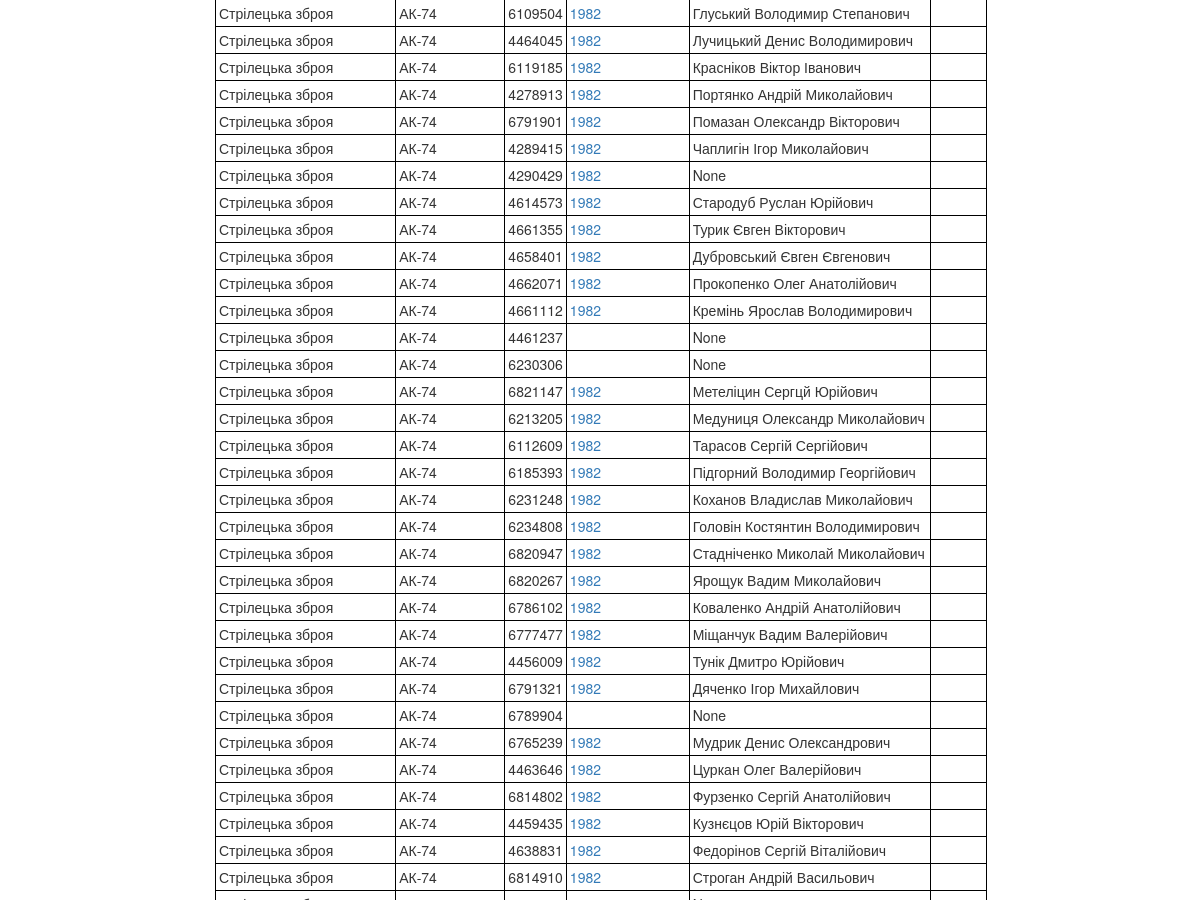
Page /index/weapons/ (middle part) on the earlier database version.
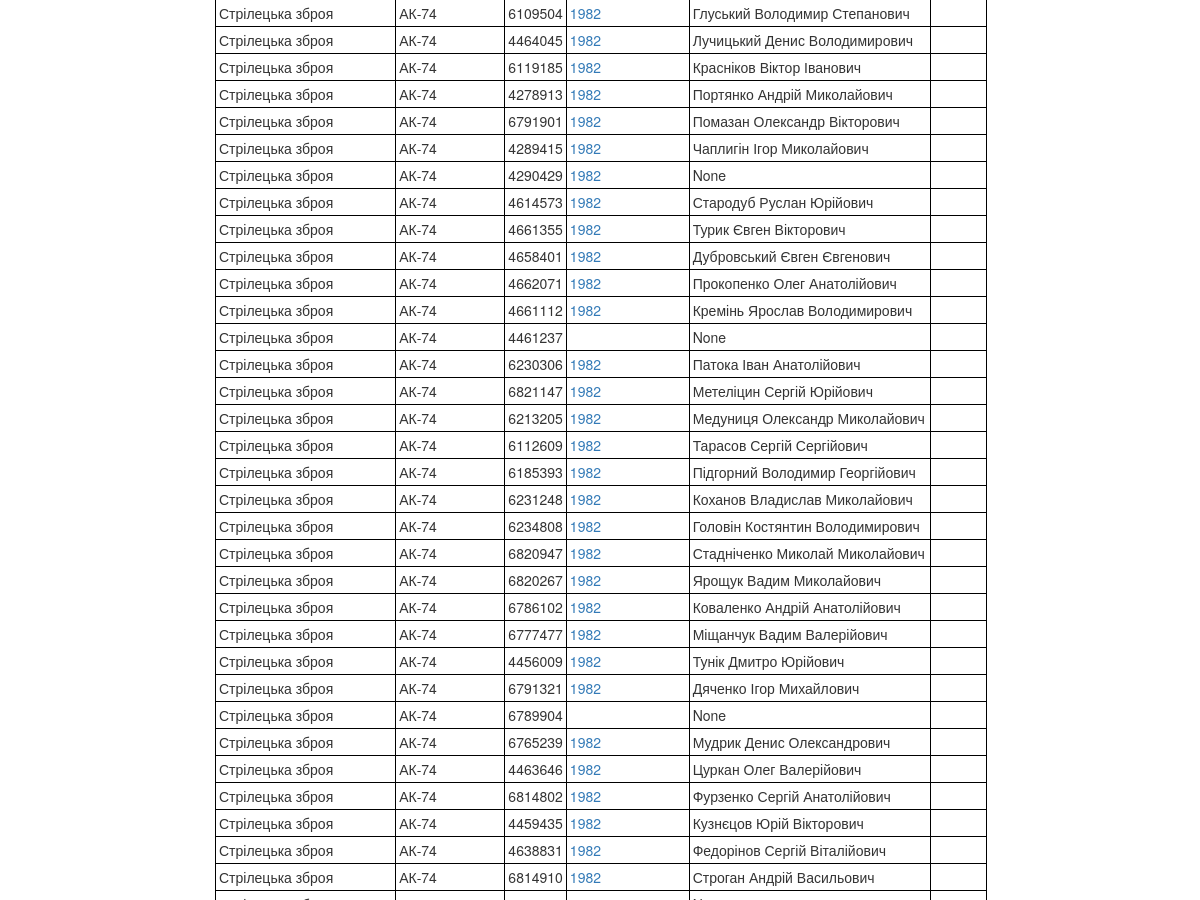
Same page on the later database version.
### evening/models.py (models this page shows, shortened)
class Weapons(models.Model):
    weapon_name = models.CharField(
        max_length=50, verbose_name='Наіменування зброї')
    weapon_number = models.CharField(
        max_length=50, unique=True, verbose_name='Номер зброї')
    weapon_type = models.ForeignKey(
        'WeaponsTypes', on_delete=models.PROTECT, verbose_name='Тип зброї', default=1)
    weapon_registration = models.BooleanField(default=True)
    year_manufacture = models.DateField(
        null=True, verbose_name='Рік виготовлення')
    soldier_ref = models.ForeignKey(
        'Soldiers', on_delete=models.PROTECT, blank=True, null=True, verbose_name='Закріплено')
    class Meta:
        verbose_name = 'Зброя підрозділу'
        verbose_name_plural = 'Зброя підрозділу'
        ordering = ['weapon_type', 'weapon_name']

class Soldiers(models.Model):
    slug = models.SlugField(max_length=50, unique=True, null=True,
                            verbose_name='Код посади')
    surname = models.CharField(max_length=50, verbose_name='Фамілія')
    name = models.CharField(max_length=50, verbose_name='Імʼя')
    fathers_name = models.CharField(max_length=50, verbose_name='По батькові')
    callsign = models.CharField(max_length=50, verbose_name='Позивний')
    position_name = models.CharField(
        max_length=50, null=True, verbose_name='Посада')
    mil_prof = models.CharField(max_length=50, null=True, verbose_name='ВОС')
    position_rank = models.CharField(
        max_length=50, null=True, verbose_name='Звання посади')
    rank = models.ForeignKey(
        'Ranks', on_delete=models.PROTECT, null=True, verbose_name='Звання')
    phone = models.CharField(max_length=13, null=True, verbose_name='Телефон')
    birth_date = models.DateField(null=True, verbose_name='Дата народження')
    tax_number = models.CharField(
        max_length=15, unique=True, null=True, verbose_name='ІПН')
    blood_type = models.CharField(
        max_length=15, null=True, verbose_name='Группа крові')
    addres = models.CharField(max_length=255, null=True, verbose_name='Адреса')
    complect_center = models.CharField(
        max_length=255, null=True, verbose_name='Центр комплектаціі')
    mob_date = models.DateField(null=True, verbose_name='Дата мобілізаціі')
    children = models.CharField(max_length=50, null=True, verbose_name='Діти')
    hight_s = models.CharField(max_length=50, null=True, verbose_name='Зріст')
    size = models.CharField(max_length=50, null=True, verbose_name='Розмір')
    boots_s = models.CharField(max_length=50, null=True, verbose_name='Взуття')
    head_s = models.CharField(max_length=50, null=True,
                              verbose_name='Головний убор')
    photo = models.ImageField(blank=True, verbose_name='Фото')
    passport = models.CharField(
        max_length=50, blank=True, verbose_name='Паспорт')
    def __str__(self):
        return f'{self.surname}  {self.name}  {self.fathers_name}'
    class Meta:
        verbose_name = 'Військовослужбовець'
        verbose_name_plural = 'Військовослужбовці'
        ordering = ['slug']

class WeaponsTypes(models.Model):
    w_type = models.CharField(max_length=50)

### evening/views.py (the view)
# urls.py: path('weapons/', WeaponsList.as_view(), name='weapons'),
class WeaponsList(ListView):
    model = Weapons
    template_name = 'evening/weapons_list.html'

### evening/templates/evening/weapons_list.html (shortened to what this page needs)
{% extends "evening/base_generic.html" %}
{% block content %}
  <table cellspacing = 1>
<table>
    {% for w in weapons_list %}
  <tr>
    <td>{{w.weapon_type.w_type}}</a></td>
    <td>{{w.weapon_name}}</a></td>
    <td>{{w.weapon_number}}</td>
    <td><a href="{}">{{w.year_manufacture|date:"Y"}}</a></td>
    <td>{{w.soldier_ref}}</td>
    <td>{{w.register}}</td>
  </tr>
  {% endfor %}
</table>
{% endblock %}

Differences in the rows shown:
changed Weapons: year_manufacture (not shown) → "1982"; soldier_ref "None" → "Патока Іван Анатолійович"
changed through a linked row, Weapons: soldier_ref "Метеліцин Сергцй Юрійович" → "Метеліцин Сергій Юрійович"
